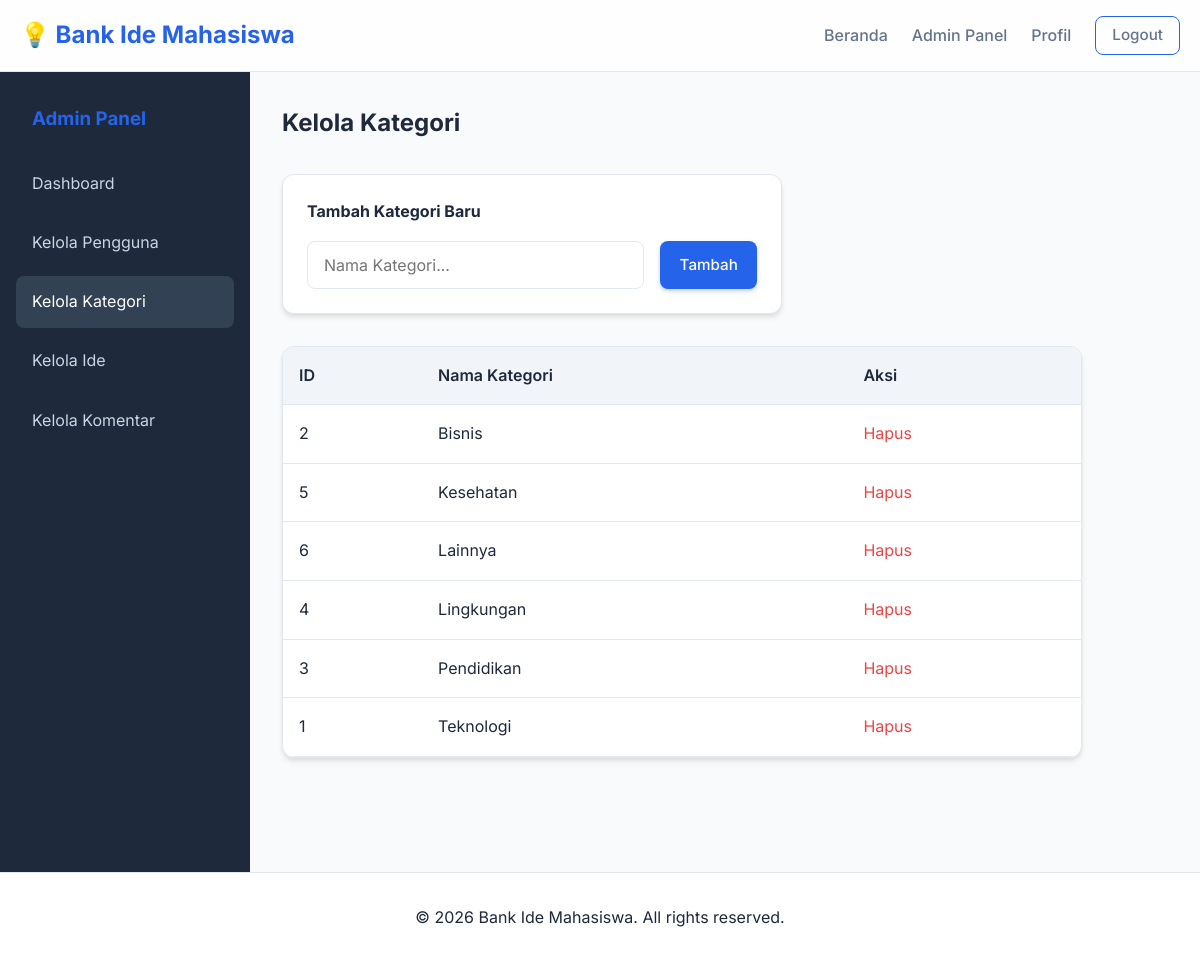
Screenshot of /admin/categories.php (signed in) with the database file from the repository.
### tables this page shows
CREATE TABLE kategori (
    id_kategori INT AUTO_INCREMENT PRIMARY KEY,
    nama_kategori VARCHAR(100) NOT NULL
);

### config/database.php (called while the page is built, shortened)
<?php
function isLoggedIn() {
    return isset($_SESSION['user_id']);
}
function isAdmin() {
    return isset($_SESSION['role']) && $_SESSION['role'] === 'admin';
}
?>

### admin/categories.php (the view, shortened to what this page needs)
<?php
require_once '../config/database.php';
$stmt = $pdo->query("SELECT * FROM kategori ORDER BY nama_kategori ASC");
$categories = $stmt->fetchAll();
?>
<?php include '../includes/header.php'; ?>
<?php include '../includes/navbar.php'; ?>
<div class="admin-layout">
    <div class="admin-sidebar">
        <h3 style="margin-bottom: 1.5rem; padding-left: 1rem; color: var(--primary-color);">Admin Panel</h3>
        <a href="index.php">Dashboard</a>
        <a href="users.php">Kelola Pengguna</a>
        <a href="categories.php" class="active">Kelola Kategori</a>
        <a href="ideas.php">Kelola Ide</a>
        <a href="comments.php">Kelola Komentar</a>
    </div>
    <div class="admin-content">
        <div class="flex justify-between align-center mb-2">
            <h2>Kelola Kategori</h2>
        </div>
        <div class="card mb-2" style="max-width: 500px;">
            <h4>Tambah Kategori Baru</h4>
            <form method="POST" action="" class="flex gap-1 mt-1">
                <input type="text" name="nama_kategori" class="form-control" placeholder="Nama Kategori..." required>
                <button type="submit" name="add_kategori" class="btn btn-primary">Tambah</button>
            </form>
        </div>
        <div class="table-container" style="max-width: 800px;">
            <table>
                <thead>
                    <tr>
                        <th>ID</th>
                        <th>Nama Kategori</th>
                        <th>Aksi</th>
                    </tr>
                </thead>
                <tbody>
                    <?php foreach($categories as $cat): ?>
                    <tr>
                        <td><?php echo $cat['id_kategori']; ?></td>
                        <td><?php echo htmlspecialchars($cat['nama_kategori']); ?></td>
                        <td>
                            <a href="categories.php?delete=<?php echo $cat['id_kategori']; ?>" class="btn-delete" style="color: var(--danger); text-decoration: none;">Hapus</a>
                        </td>
                    </tr>
                    <?php endforeach; ?>
                </tbody>
            </table>
        </div>
    </div>
</div>
<?php include '../includes/footer.php'; ?>

### includes/header.php (shortened to what this page needs)
<!DOCTYPE html>
<html lang="id">
<head>
    <link rel="stylesheet" href="/bank-ide-mahasiswa/assets/css/style.css">
</head>
<body>

### includes/navbar.php
<nav class="navbar">
    <div class="container">
        <a href="/bank-ide-mahasiswa/index.php" class="navbar-brand">
            💡 Bank Ide Mahasiswa
        </a>
        <ul class="navbar-nav">
            <li><a href="/bank-ide-mahasiswa/index.php">Beranda</a></li>
            <?php if (isLoggedIn()): ?>
                <?php if (isAdmin()): ?>
                    <li><a href="/bank-ide-mahasiswa/admin/index.php">Admin Panel</a></li>
                <?php else: ?>
                    <li><a href="/bank-ide-mahasiswa/dashboard.php">Dashboard</a></li>
                <?php endif; ?>
                <li><a href="/bank-ide-mahasiswa/profile.php">Profil</a></li>
                <li><a href="/bank-ide-mahasiswa/logout.php" class="btn btn-outline" style="padding: 0.4rem 1rem;">Logout</a></li>
            <?php else: ?>
                <li><a href="/bank-ide-mahasiswa/login.php">Login</a></li>
                <li><a href="/bank-ide-mahasiswa/register.php" class="btn btn-primary" style="color: white;">Daftar</a></li>
            <?php endif; ?>
        </ul>
    </div>
</nav>

### includes/footer.php (shortened to what this page needs)
    <footer style="text-align: center; padding: 2rem 0; border-top: 1px solid var(--border-color); background: var(--white); margin-top: auto;">
        <div class="container">
            <p>&copy; <?php echo date('Y'); ?> Bank Ide Mahasiswa. All rights reserved.</p>
        </div>
    </footer>
</body>
</html>

### assets/css/style.css (style rules this page uses)
:root { --primary-color: #2563eb; --primary-hover: #1d4ed8; --secondary-color: #f1f5f9; --bg-color: #f8fafc; --text-main: #1e293b; --text-muted: #64748b; --border-color: #e2e8f0; --white: #ffffff; --danger: #ef4444; --success: #10b981; --card-shadow: 0 4px 6px -1px rgba(0, 0, 0, 0.1), 0 2px 4px -1px rgba(0, 0, 0, 0.06); --hover-shadow: 0 10px 15px -3px rgba(0, 0, 0, 0.1), 0 4px 6px -2px rgba(0, 0, 0, 0.05); --radius: 12px; --transition: all 0.3s ease; }
* { margin: 0; padding: 0; box-sizing: border-box; font-family: 'Inter', sans-serif; }
body { background-color: var(--bg-color); color: var(--text-main); line-height: 1.6; min-height: 100vh; display: flex; flex-direction: column; }
.container { width: 100%; max-width: 1200px; margin: 0 auto; padding: 0 20px; }
.mt-1 { margin-top: 1rem; }
.mb-2 { margin-bottom: 2rem; }
.flex { display: flex; }
.justify-between { justify-content: space-between; }
.align-center { align-items: center; }
.gap-1 { gap: 1rem; }
.btn { display: inline-block; padding: 0.6rem 1.2rem; border-radius: 8px; font-weight: 500; text-decoration: none; cursor: pointer; border: none; transition: var(--transition); font-size: 0.95rem; }
.btn-primary { background-color: var(--primary-color); color: var(--white); box-shadow: 0 2px 4px rgba(37, 99, 235, 0.3); }
.btn-outline { background-color: transparent; color: var(--primary-color); border: 1px solid var(--primary-color); }
.navbar { background: rgba(255, 255, 255, 0.8); backdrop-filter: blur(10px); border-bottom: 1px solid var(--border-color); position: sticky; top: 0; z-index: 100; padding: 1rem 0; }
.navbar .container { display: flex; justify-content: space-between; align-items: center; }
.navbar-brand { font-size: 1.5rem; font-weight: 700; color: var(--primary-color); text-decoration: none; display: flex; align-items: center; gap: 0.5rem; }
.navbar-nav { display: flex; gap: 1.5rem; list-style: none; align-items: center; }
.navbar-nav a { text-decoration: none; color: var(--text-muted); font-weight: 500; transition: var(--transition); }
.form-control { width: 100%; padding: 0.8rem 1rem; border: 1px solid var(--border-color); border-radius: 8px; font-size: 1rem; transition: var(--transition); background-color: var(--white); }
.card { background: var(--white); border-radius: var(--radius); padding: 1.5rem; box-shadow: var(--card-shadow); transition: var(--transition); border: 1px solid var(--border-color); display: flex; flex-direction: column; }
.table-container { background: var(--white); border-radius: var(--radius); box-shadow: var(--card-shadow); overflow-x: auto; border: 1px solid var(--border-color); }
table { width: 100%; border-collapse: collapse; }
th, td { padding: 1rem; text-align: left; border-bottom: 1px solid var(--border-color); }
th { background-color: var(--secondary-color); font-weight: 600; color: var(--text-main); }
.admin-layout { display: flex; min-height: 100vh; }
.admin-sidebar { width: 250px; background: #1e293b; color: var(--white); padding: 2rem 1rem; }
.admin-sidebar a { color: #cbd5e1; text-decoration: none; display: block; padding: 0.8rem 1rem; border-radius: 8px; margin-bottom: 0.5rem; transition: var(--transition); }
.admin-sidebar a:hover, .admin-sidebar a.active { background: #334155; color: var(--white); }
.admin-content { flex-grow: 1; padding: 2rem; background: var(--bg-color); overflow-y: auto; }

### rows the page displays
kategori: id_kategori "2", nama_kategori "Bisnis"
kategori: id_kategori "5", nama_kategori "Kesehatan"
kategori: id_kategori "6", nama_kategori "Lainnya"
kategori: id_kategori "4", nama_kategori "Lingkungan"
kategori: id_kategori "3", nama_kategori "Pendidikan"
kategori: id_kategori "1", nama_kategori "Teknologi"
